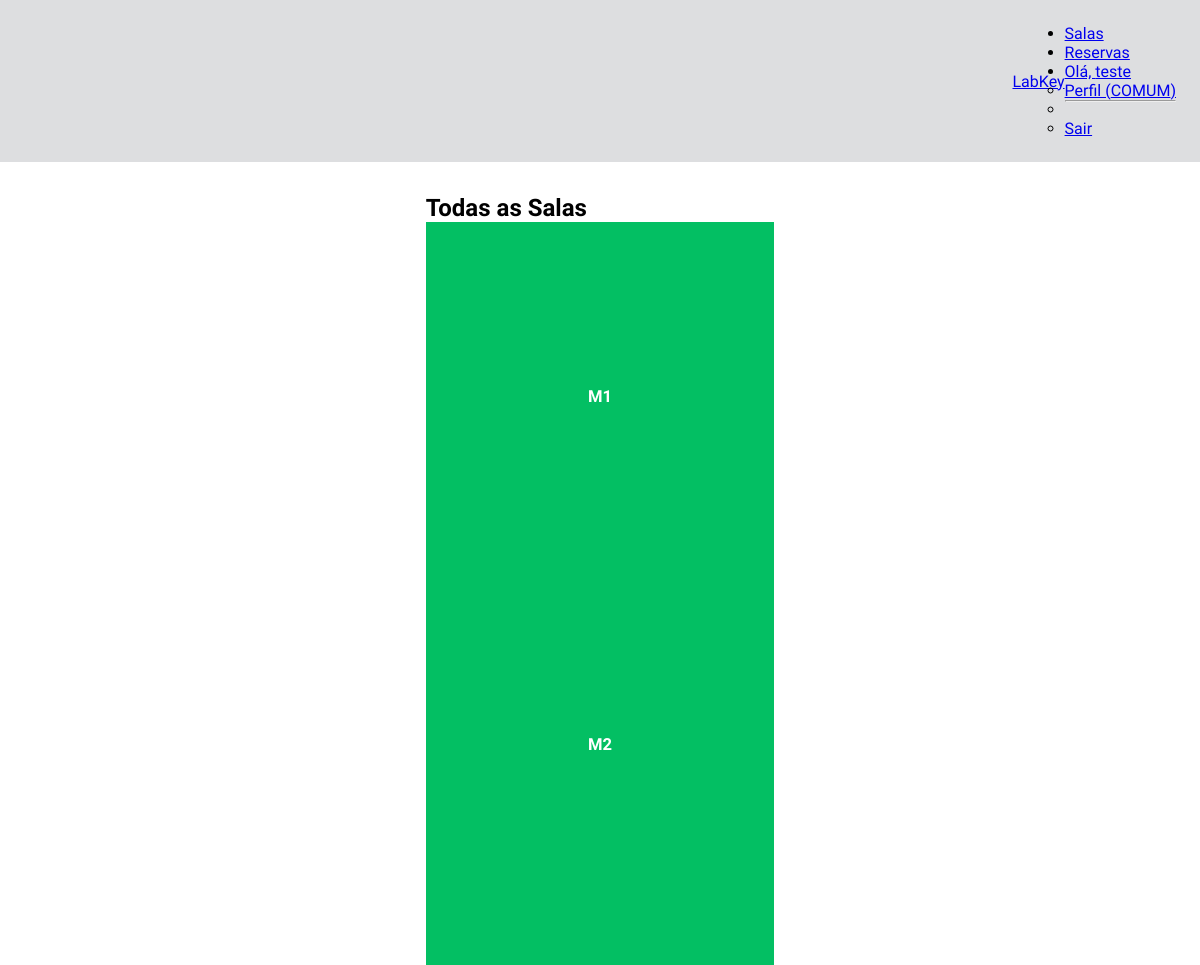
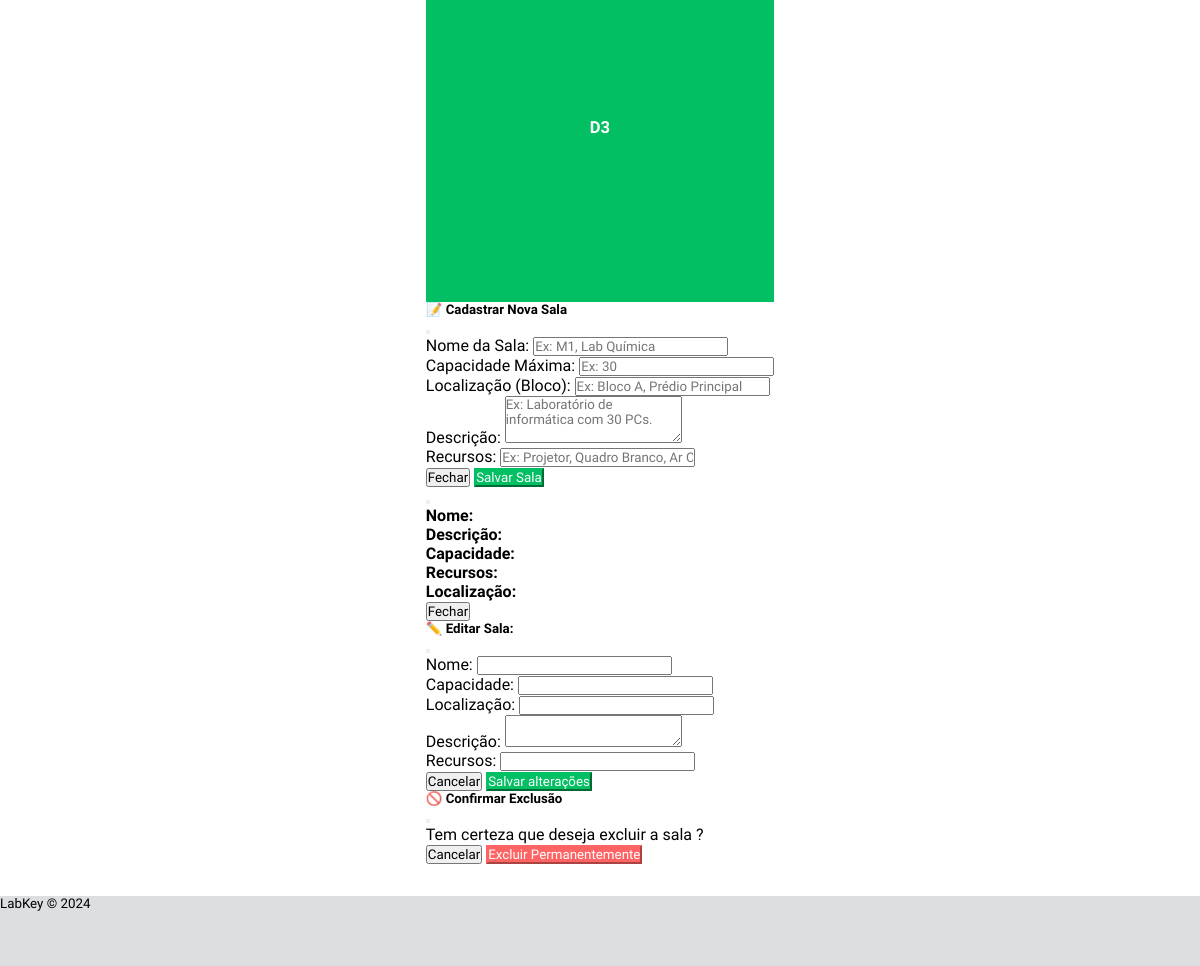
/salas (signed in), run on the app's committed database (2 pictures, top to bottom).
### models/models.py (models this page shows)
class SalaBase(SQLModel):
    nome: str = Field(unique=True, index=True, description="Nome identificador da sala")
    descricao: Optional[str] = Field(default=None, description="Descrição da sala")
    capacidade: int = Field(description="Capacidade máxima de pessoas")
    localizacao: Optional[str] = Field(default=None, description="Localização física da sala") # Opcional
    recursos: Optional[str] = Field(default=None, description="Equipamentos ou recursos disponíveis") # Opcional

class Sala(SalaBase, table=True):
    id: Optional[int] = Field(default=None, primary_key=True)
    reservas: List["Reserva"] = Relationship(back_populates="sala")

### main.py (the view)
@app.get("/salas", summary="Página de Salas")
def salas_page(request: Request, session: Session = Depends(get_session)):
    if "usuario_id" not in request.session:
        return RedirectResponse(url="/login", status_code=status.HTTP_303_SEE_OTHER)
    nome = request.session.get("nome")
    tipo = request.session.get("tipo_usuario")
    salas = session.exec(select(Sala)).all()
    return templates.TemplateResponse("salas.html", {"request": request, "nome": nome, "tipo_usuario": tipo, "salas": salas})

### templates/salas.html (shortened to what this page needs)
{% extends "base_dashboard.html" %}
{% block content %}
<div class="container my-5">
  <h2 class="text-center mb-5">Todas as Salas</h2>
  <div class="row row-cols-2 row-cols-md-3 row-cols-lg-5 g-4">
    {% for sala in salas %}
    <div class="col">
      <div
        class="card card-sala text-center border-0"
        style="cursor: pointer; min-height: 150px"
        data-sala-id="{{ sala.id }}"
        data-sala-nome="{{ sala.nome }}"
        data-sala-capacidade="{{ sala.capacidade }}"
        data-sala-localizacao="{{ sala.localizacao or 'Não Informada' }}"
        data-sala-recursos="{{ sala.recursos or 'Nenhum' }}"
        data-sala-descricao="{{ sala.descricao or 'Nenhuma descrição fornecida.' }}"
        data-coreui-toggle="modal"
        data-coreui-target="#modalDetalhesSala"
      >
        <div class="card-body d-flex align-items-center justify-content-center">
          <h5 class="card-title mb-0 text-white">{{ sala.nome }}</h5>
        </div>
      </div>
    </div>
    {% endfor %}
  </div>
  <div class="modal fade" id="modalCadastroSala" tabindex="-1" aria-labelledby="modalCadastroSalaLabel" aria-hidden="true">
    <div class="modal-dialog modal-lg">
      <div class="modal-content">
        <form id="formCadastroSala">
          <div class="modal-header">
            <h5 class="modal-title" id="modalCadastroSalaLabel">📝 Cadastrar Nova Sala</h5>
            <button class="btn-close" type="button" data-coreui-dismiss="modal" aria-label="Fechar"></button>
          </div>
          <div class="modal-body">
            <div class="mb-3">
              <label for="nome" class="form-label">Nome da Sala:</label>
              <input class="form-control" id="nome" name="nome" type="text" placeholder="Ex: M1, Lab Química" required>
            </div>
            <div class="mb-3">
              <label for="capacidade" class="form-label">Capacidade Máxima:</label>
              <input class="form-control" id="capacidade" name="capacidade" type="number" min="1" placeholder="Ex: 30" required>
            </div>
            <div class="mb-3">
              <label for="localizacao" class="form-label">Localização (Bloco):</label>
              <input class="form-control" id="localizacao" name="localizacao" type="text" placeholder="Ex: Bloco A, Prédio Principal">
            </div>
            <div class="mb-3">
              <label for="descricao" class="form-label">Descrição:</label>
              <textarea class="form-control" id="descricao" name="descricao" rows="3" placeholder="Ex: Laboratório de informática com 30 PCs."></textarea>
            </div>
            <div class="mb-3">
              <label for="recursos" class="form-label">Recursos:</label>
              <input class="form-control" id="recursos" name="recursos" type="text" placeholder="Ex: Projetor, Quadro Branco, Ar Condicionado">
            </div>
          </div>
          <div class="modal-footer">
            <button class="btn btn-secondary" type="button" data-coreui-dismiss="modal">Fechar</button>
            <button class="btn save-btn" type="submit">Salvar Sala</button>
          </div>
        </form>
      </div>
    </div>
  </div>
  <div class="modal fade" id="modalDetalhesSala" tabindex="-1" aria-labelledby="modalDetalhesSalaLabel" aria-hidden="true">
    <div class="modal-dialog">
      <div class="modal-content">
        <div class="modal-header">
          <button class="btn-close" type="button" data-coreui-dismiss="modal" aria-label="Fechar"></button>
        </div>
        <div class="modal-body">
          <p><strong>Nome:</strong> </p>
          <p><strong>Descrição:</strong> </p>
          <p><strong>Capacidade:</strong> </p>
          <p><strong>Recursos:</strong> </p>
          <p><strong>Localização:</strong> </p>
        </div>
        <div class="modal-footer">
          <button class="btn btn-secondary" type="button" data-coreui-dismiss="modal">Fechar</button>
        </div>
      </div>
    </div>
  </div>
  <div class="modal fade" id="modalEdicaoSala" tabindex="-1">
    <div class="modal-dialog modal-lg">
      <div class="modal-content">
        <form id="formEdicaoSala">
          <div class="modal-header">
            <h5 class="modal-title">✏️ Editar Sala: </h5>
            <button class="btn-close" type="button" data-coreui-dismiss="modal"></button>
          </div>
          <div class="modal-body">
            <div class="mb-3">
              <label class="form-label">Nome:</label>
              <input class="form-control" id="editNome" name="nome" required>
            </div>
            <div class="mb-3">
              <label class="form-label">Capacidade:</label>
              <input class="form-control" id="editCapacidade" name="capacidade" type="number" required>
            </div>
            <div class="mb-3">
              <label class="form-label">Localização:</label>
              <input class="form-control" id="editLocalizacao" name="localizacao">
            </div>
            <div class="mb-3">
              <label class="form-label">Descrição:</label>
              <textarea class="form-control" id="editDescricao" name="descricao"></textarea>
            </div>
            <div class="mb-3">
              <label class="form-label">Recursos:</label>
              <input class="form-control" id="editRecursos" name="recursos">
            </div>
          </div>
          <div class="modal-footer">
            <button class="btn btn-secondary" type="button" data-coreui-dismiss="modal">Cancelar</button>
            <button class="btn save-btn" type="submit">Salvar alterações</button>
          </div>
        </form>
      </div>
    </div>
  </div>
  <div class="modal fade" id="modalConfirmacaoExclusao" tabindex="-1">
    <div class="modal-dialog modal-sm">
      <div class="modal-content">
        <div class="modal-header">
          <h5 class="modal-title">🚫 Confirmar Exclusão</h5>
          <button class="btn-close" type="button" data-coreui-dismiss="modal"></button>
        </div>
        <div class="modal-body">
          <p>Tem certeza que deseja excluir a sala <strong></strong>?</p>
        </div>
        <div class="modal-footer">
          <button class="btn btn-secondary" type="button" data-coreui-dismiss="modal">Cancelar</button>
          <button class="btn exc-btn" id="confirmarExclusao">Excluir Permanentemente</button>
        </div>
      </div>
    </div>
  </div>
</div>
{% endblock %}

### static/css/style.css (style rules this page uses)
* { margin: 0; padding: 0; box-sizing: border-box; font-family: "Lexend", sans-serif; }
html, body { width: 100%; min-height: 100vh; background-color: #f8f8f8; }

### templates/salas.html (style rules this page uses)
.modal-footer .exc-btn { background-color: #ff6464; color: white; border-color: #ff6464; }
.card-sala { cursor: pointer; transition: transform 0.2s; aspect-ratio: 1 / 1; display: flex; justify-content: center; align-items: center; font-size: 20px; background-color: #03bf63 !important; color: white !important; }
.modal-footer .save-btn { background-color: #03bf63; border-color: #03bf63; color: white; }

### data on the page
Sala: nome "M1"
Sala: nome "M2"
Sala: nome "D3"

### other printed values
{{ nome.split(' ')[0] }} "teste"
{{ tipo_usuario }} "COMUM"
